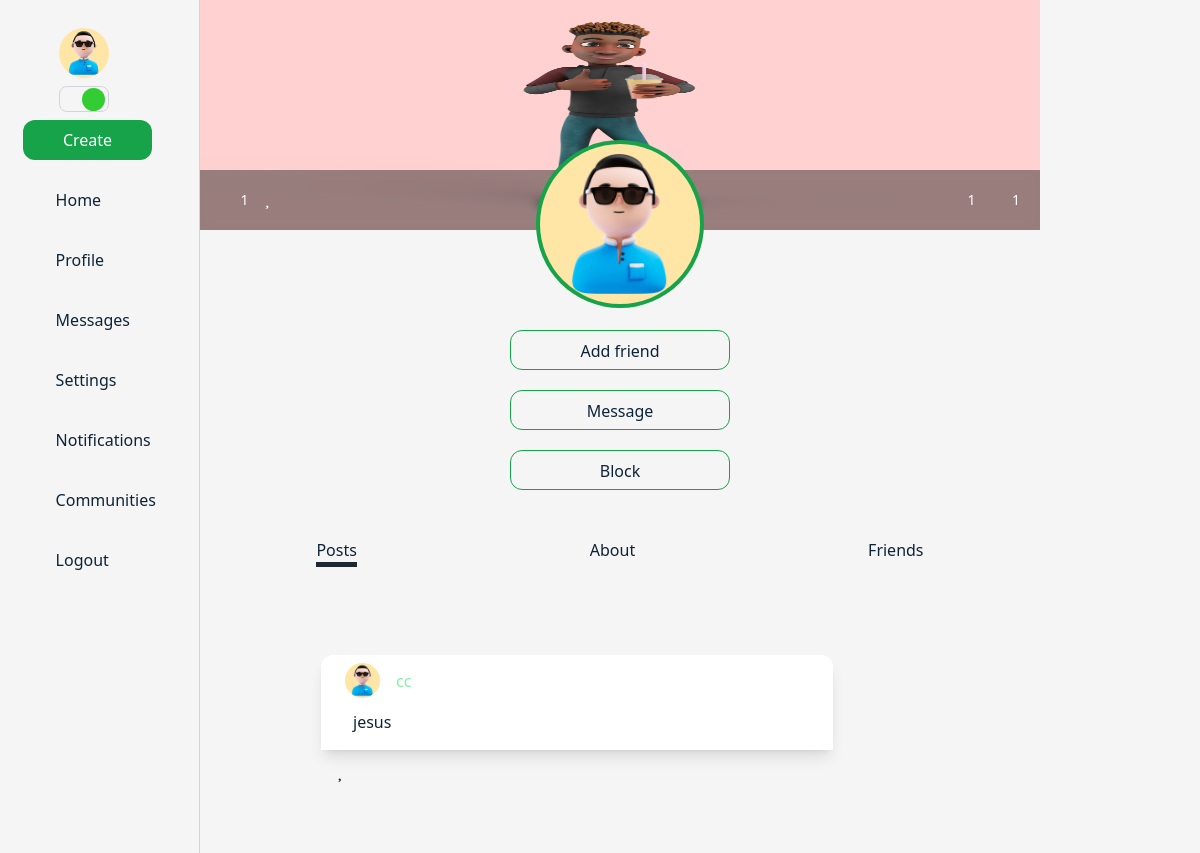
/profile/cc/ (signed in), run on the app's committed database.
### user/models.py (models this page shows, shortened)
class CustomUser(AbstractUser):
    email = models.EmailField(_("email address"), unique=True)
    bio = models.TextField(blank= True)
    last_activity = models.DateTimeField(null=True, blank=True)
    prof_pics = models.ImageField(upload_to= 'images/', default='images/prof.jpg')
    cover_photo = models.ImageField(upload_to= 'images/', default='images/cover.jpg')
    date_joined=models.DateTimeField(auto_now_add=True, verbose_name="date_joined")
    last_login=models.DateTimeField(verbose_name="last_login", auto_now=True,)
    is_active=models.BooleanField(default=True)
    is_superuser=models.BooleanField(default=False)
    is_admin=models.BooleanField(default=False)
    is_staff=models.BooleanField(default=False)
    notifications= models.IntegerField(default=0)
    message_notif= models.IntegerField(default=0)
    logout_notification= models.IntegerField(default=0)
    logout_message_notification= models.IntegerField(default=0)
    USERNAME_FIELD = "email"
    REQUIRED_FIELDS = []
    objects = CustomUserManager()
    def __str__(self):
        return self.email

### hometweet/models.py (models this page shows, shortened)
class Post(models.Model):
    content = models.TextField(null= True, blank= True)
    file = models.FileField(null= True, blank= True, upload_to= 'images/')
    date_created = models.DateTimeField(auto_now_add=True)
    author = models.ForeignKey(CustomUser, on_delete=models.CASCADE, related_name= "tweet_author")
    slug = models.SlugField(unique=True, max_length=100, allow_unicode=True)
    likes = models.ManyToManyField(CustomUser, related_name="liked_posts", blank=True)

### userprofiles/views.py (the view)
# urls.py: path('profile/<str:name>/', profile_view, name = "profile"),
@login_required(login_url="login")
def profile_view(request, name):
    same_person=False
    context=None
    friends_length= 0
    profi = Profile.objects.get(user=request.user)
    try:
        group= Group.objects.get(name= f"{name}group")
        if request.user in group.user_set.all():
            context={"blocked":True}
    except:
        try:
            user = CustomUser.objects.get(username=name)
            profiles = Profile.objects.get(user=user)
            groups= UserGroups.objects.filter(members= user)
            friend = profiles.friends.all()
            print(friend)
            print('friend')
            if friend.exists():
                friends_exists=True
            else:
                friends_exists=False
            friends_length=len(friend)
            if request.user.id == user.id:
                same_person=True
            posts = Post.objects.filter(author_id= profiles.id)
            print(friends_length)
            print('group')
            context = {"posts":posts,"friends_exists":friends_exists,
               "friends":friend, "same_person":same_person,
               "not_sameperson_id": user.username,
               "profiles":profiles,
               "len_posts":len(posts),
               "user": request.user,
               "blocked":False,
               "friends_length":friends_length,
               "groups":groups,
               "groupslength":len(groups),
        }
        except:
            context= {"notfound": "No profile found"}
    return render(request, "profiles/profiles.html", context)

### templates/profiles/profiles.html (shortened to what this page needs)
{% extends 'base.html' %}
{% load static %}
{% block static %}
 <link rel="stylesheet" href="{% static 'css/transformtranslate.min.css' %}">
{% endblock static %}
{% block content %}
    <div class="w-full h-full bg-base-lightbg dark:bg-base-darkbg z-99">
        {% if blocked %}
            <p class="w-full h-full flex items-center justify-center dark:text-white">This user blocked you</p>
        {% elif notfound %}
            <p class="w-full flex justify-center dark:text-white mt-6">No profile found❌</p>
        {% else %}
        <div class="w-full">
            <div id="prof_pics_parent" class="w-full relative">
                {% if user.cover_photo %}
                <div class="w-full relative">
                    <img src="{{user.cover_photo.url}}" alt="cover photo" class="h-[230px] w-full object-fill ">
                    <div class="w-full h-fit flex justify-between bg-black bg-opacity-40 backdrop-blur-sm p-5 absolute bottom-0">
                        <div class="flex gap-4 items-center">
                            <div class="like-div flex gap-2 items-center">
                                <i data-post-id="{{ i.id }}" title="Groups" class="fa fa-rss text-white cursor-pointer" aria-hidden="true"></i>
                                <div class="text-white text-sm">{{groupslength}}</div>
                            </div>
                            <div class="like-div flex gap-2 items-center">
                                <i data-post-id="{{ i.id }}" title="Likes" class="fa fa-heart text-white cursor-pointer" aria-hidden="true"></i>
                            </div>
                        </div>
                        <div class="flex gap-4 items-center">
                            <div class="like-div flex gap-2 items-center">
                                <i data-post-id="{{ i.id }}" title="Posts" class="fa fa-file text-white cursor-pointer" aria-hidden="true"></i>
                                <div id="len_posts" class="text-white text-sm">{{len_posts}}</div>
                            </div>
                            <div class="like-div flex gap-2 items-center">
                                <i data-post-id="{{ i.id }}" title="Friends" class="fa fa-users text-white cursor-pointer" aria-hidden="true"></i>
                                <div class="text-white text-sm">{{friends_length}}</div>
                            </div>
                        </div>
                    </div>
                </div>
               {% endif %}
               <div data-content="{{request.user.id}}" id="prof_pics" class="w-[168px] h-[168px] rounded-full bg-green-600 flex justify-center items-center absolute left-1/2 transform -translate-x-1/2 -translate-y-[90px]" >
                <img src="{{user.prof_pics.url}}" alt="profile photo" class="object-fill rounded-full mx-auto" style="height: 160px; width: 160px;">
            </div>
                <div>
                    {% if same_person %}
                        <div class="w-full flex flex-col items-center mt-[100px] gap-5">
                            <div class="w-[220px] h-[40px] cursor-pointer text-center py-2 border border-green-600 hover:bg-green-600 text-[#0d2438] dark:text-gray-300 rounded-xl">Edit Profile</div>
                        </div>
                    {% else %}
                        <div class="w-full h-full">
                            <div class="w-full flex flex-col items-center mt-[100px] gap-5">
                                {% if request.user not in friends %}
                                    <div id="profileaddfriend" class="w-[220px] h-[40px] text-center py-2 border border-green-600 hover:bg-green-600 text-[#0d2438] dark:text-gray-300 rounded-xl cursor-pointer">Add friend</div></a>
                                {% endif %}
                                <div id="profile_message" receiver="{{not_sameperson_id}}" sender="{{request.user.username}}" class="w-[220px] h-[40px] text-center py-2 border border-green-600 hover:bg-green-600 text-[#0d2438] dark:text-gray-300 rounded-xl cursor-pointer">Message</div>
                                <div id="profileblock" class="w-[220px] h-[40px] text-center py-2 border border-green-600 hover:bg-green-600 text-[#0d2438] dark:text-gray-300 rounded-xl cursor-pointer">Block</div>
                            </div>
                        </div>
                    {% endif %}
                </div>
            </div>
            <div class="w-full mt-12 mb-7 flex justify-around">
                <div data-content="post" id="post" onclick="showContent('post')" class="active w-fit cursor-pointer text-[#0d2438] dark:text-gray-300 border-b-[5px] border-[#1D2833] dark:hover:text-gray-500">Posts</div>
                <div data-content="likes" onclick="showContent('likes')" class=" active w-fit cursor-pointer text-[#0d2438] dark:text-gray-300 dark:hover:text-gray-500">About</div>
                {% if same_person %}
                    <div id="groups" x-data="{ open: false }" class="relative w-fit">
                        <div  @mouseenter="open = true" @mouseleave="open = false" data-content="groups" class=" active w-full cursor-pointer text-[#0d2438] dark:text-gray-300 dark:hover:text-gray-500 ">Groups <span><i class="fa fa-caret-up text-[#0d2438] dark:text-gray-300" aria-hidden="true"></i>
                        </span>
                        <div
                            x-show="open"
                            @click.away="open = false"
                            x-transition:enter="transition ease-out origin-bottom-left duration-200"
                            x-transition:enter-start="opacity-0 transform scale-90 translate-y-2"
                            x-transition:enter-end="opacity-100 transform scale-100"
                            x-transition:leave="transition origin-bottom-left ease-in duration-100"
                            x-transition:leave-start="opacity-100 transform scale-100"
                            x-transition:leave-end="opacity-0 transform scale-90 translate-y-2"
                            class="absolute shadow-sm p-5 max-w-sm ml-2 border bg-base-lightbgvariant dark:bg-base-darkbgvariant rounded-lg"
                            style="top:-8rem;"
                        >
                        <button id="create-content" class="w-full py-2 text-sm text-[#0d2438] dark:text-gray-300 hover:text-gray-500 mb-2 cursor-pointer">Create Group</button>
                        <button id="allgroups" class="w-full py-2 text-sm text-[#0d2438] dark:text-gray-300 hover:text-gray-500 cursor-pointer" onclick="showContent('groups')">All Groups</button>
                        </div>
                    </div>
                    </div>
                {% else %}
                    <div data-content="friends" onclick="showContent('friends')" class="active w-fit cursor-pointer text-[#0d2438] dark:text-gray-300 dark:hover:text-gray-500">Friends</div>
                {% endif %}
            </div>
            <div id="postcontent" data-content="post" class="content w-full h-full flex flex-col items-center">
                {% if posts %}
                    {% for i in posts %}
                    <div class="w-[75%] h-fit hover:scale-105 transition-transform duration-300 ">
                        <div class="pb-4 lg:max-w-[512px] pt-2 bg-base-lightbgvariant dark:bg-base-darkbgvariant shadow-lg hover:shadow-xl rounded-t-xl mx-4">
                            <div class="h-fit flex items-center gap-4 px-6">
                                    <img src="{{request.user.prof_pics.url}}" class="rounded-full" style="width: 35px; height: 35px;">
                                    <div class="text-green-300">{{ i.author.username }}</div>
                            </div>
                            <div class="px-8 mt-3 text-[#0d2438] dark:text-gray-300">
                                {{ i.content }}
                            </div>
                        </div>
                        <div class="px-8 flex gap-4 items-center" style="padding-top: 0.7rem; padding-bottom: 2.5rem">
                            {% if request.user in i.likes.all %}
                            <div class="like-div flex gap-1 items-center">
                                <i data-post-id="{{ i.id }}" class="like-button fa fa-heart text-red-600 cursor-pointer" aria-hidden="true"></i>
                                <div class="likeholder text-gray-500 text-sm">
                                    {% if i.likes.count > 1 %}
                                        {{i.likes.count}}
                                    {% endif %}
                                </div>
                            </div>
                            {% else %}
                            <i data-post-id="{{ i.id }}" class="like-button fa fa-heart text-[#0d2438] dark:text-white cursor-pointer" aria-hidden="true"></i>
                            {% endif %}
                            <a href="{% url 'comments' slug=i.slug %}"><i id="postcomments" class="fa fa-comments text-[#0d2438] dark:text-white cursor-pointer" aria-hidden="true"></i></a>
                            <i  class="fa fa-share text-[#0d2438] dark:text-white cursor-pointer"   aria-hidden="true"></i>
                        </div>
                    </div>
                    {% endfor %}
                {% else %}
                    <div class="h-screen w-full bg-base-lightbg dark:bg-base-darkbg text-[#0d2438] dark:text-white text-center">
                        No feeds to fetch
                    </div>
                {% endif %}
            </div>
        </div>
    </div>
    {% endif %}
{% endblock content %}

### templates/hometweet/leftnav.html (shortened to what this page needs)
{% load static %}
<!DOCTYPE html>
<html lang="en">
<head>
</head>
<body>
    <div class="w-full h-full  flex flex-col items-center ">
        <div class="w-full flex flex-col items-center mr-8">
            <img src="{{ request.user.prof_pics.url}}" class="w-[50px] h-[50px] rounded-full mt-7">
        </div>
        <div class="mr-8">
            <label for="checkbox" class="checkbox-label bg-transparent w-[50px] rounded-lg relative p-1 cursor-pointer flex justify-between items-center border border-gray-300 dark:border-gray-600 ">
                <i class="fas fa-sun text-red-700 "></i>
              <span id="ball"></span>
            </label>
        </div>
        <div x-data="{ open: false }" class="relative mr-6">
            <div @click="open = true">
                <div id="create"  class="w-fit py-2 px-10 mt-2 rounded-xl  text-white bg-green-600 cursor-pointer">Create</div>
            </div>
        </div>
        <div class="flex items-center">
            <div class="w-fit h-full text-start">
                <div class="text-[#0d2438] dark:text-white mt-5 py-2"><i class="fa fa-home" aria-hidden="true" ></i></div>
                <div class="text-[#0d2438] dark:text-white mt-5 py-2"><i class="fa fa-user" aria-hidden="true" ></i></div>
                <div class="text-[#0d2438] dark:text-white mt-5 py-2"><i class="fa fa-envelope" aria-hidden="true"></i></div>
                <div class="text-[#0d2438] dark:text-white mt-5 py-2"><i class="fa fa-cog" aria-hidden="true" ></i></div>
                <div class="text-[#0d2438] dark:text-white mt-5 py-2"></div>
                <div class="text-[#0d2438] dark:text-white mt-5 py-2"><i class="fa fa-users" aria-hidden="true" ></i></div>
                <div class="text-[#0d2438] dark:text-white mt-5 py-2"><i class="fa fa-sign-out" aria-hidden="true"></i></div>
            </div>
            <div class="w-fit flex flex-col items-start">
                <div class="text-[#0d2438] dark:text-gray-300 mt-5 hover:bg-base-lightbgvariant  dark:hover:bg-base-darkbgvariant py-2 px-4 rounded-lg cursor-pointer"><a href="{% url 'home' %}">Home</a></div>
                <div class="text-[#0d2438] dark:text-gray-300 mt-5 hover:bg-base-lightbgvariant  dark:hover:bg-base-darkbgvariant py-2 px-4 rounded-lg cursor-pointer"><a href="{% url 'profile' name=request.user.username %}">Profile</a></div>
                <div id="leftnavmessage" class="text-center justify-center text-[#0d2438] dark:text-gray-300 mt-5 relative hover:bg-base-lightbgvariant  dark:hover:bg-base-darkbgvariant py-2 px-4 rounded-lg cursor-pointer">
                    <a href="{% url 'chatintialmessage' %}">
                        Messages</a>
                </div>
                <div class="text-[#0d2438] dark:text-gray-300 mt-5 hover:bg-base-lightbgvariant  dark:hover:bg-base-darkbgvariant py-2 px-4 rounded-lg cursor-pointer">Settings</div>
                <a href="{% url 'notification_view' %}">
                    <div id="belliconcontainer" class="flex text-[#0d2438] relative dark:text-gray-300 mt-5 hover:bg-base-lightbgvariant  dark:hover:bg-base-darkbgvariant py-2 px-4 rounded-lg cursor-pointer">
                        Notifications
                    </div>
                </a>
                <a href="{% url 'allgroups' %}">
                    <div class="flex  text-[#0d2438] dark:text-gray-300 mt-5 hover:bg-base-lightbgvariant  dark:hover:bg-base-darkbgvariant py-2 px-4 rounded-lg cursor-pointer">Communities</div>
                </a>
                <div id="logout" class="flex  text-[#0d2438] dark:text-gray-300 mt-5 hover:bg-base-lightbgvariant  dark:hover:bg-base-darkbgvariant py-2 px-4 rounded-lg cursor-pointer">Logout</div>
            </div>
        </div>
    </div>
</body>
</html>

### data on the page
CustomUser: user.prof_pics (picture), cover_photo (picture), prof_pics (picture)
Post: user.prof_pics (picture), author.username "cc", content "jesus"

### other printed values
{{ groupslength }} "1"
{{ len_posts }} "1"
{{ friends_length }} "1"
